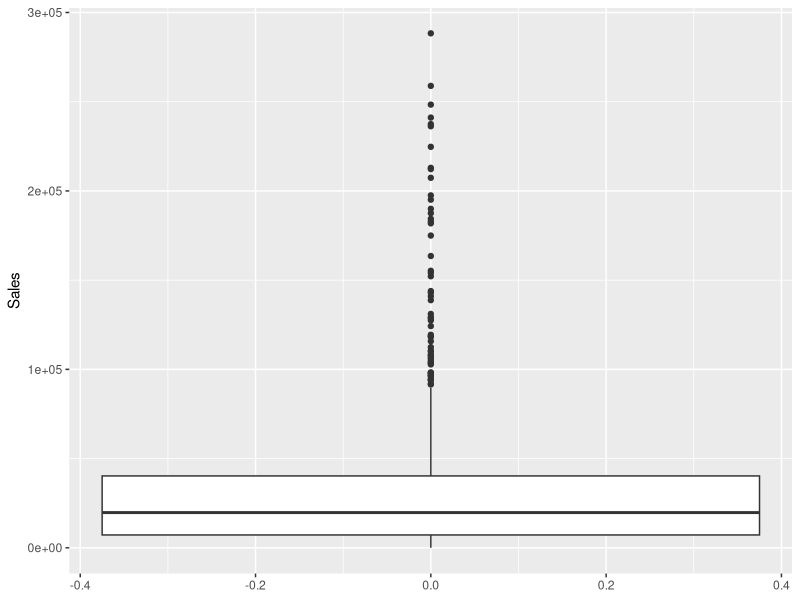

Source code (R):
## ---- chunk 1
library(tidyverse)
library(lubridate)
## ---- chunk 2
retailDF <- as_tibble(read.csv('ForecastingCaseStudy.csv'))
head(retailDF)

# Look for missing data
colSums(is.na(retailDF))
# Look for outliers
ggplot(retailDF, aes(y = Sales)) +
  geom_boxplot()

# Rename columns
colnames(retailDF)[4] <- 'Price.Discount(%)'
colnames(retailDF)[10:12] <- c('Valentines Day', 'Easter', 'Christmas')
# Recode date times to week year
retailDF$date <- as.Date(retailDF$date, '%m/%d/%Y')
retailDF <- mutate(retailDF, Week = isoweek(ymd(retailDF$date)), Year = isoyear(ymd(retailDF$date)))
# Remove % from Price Discount (%)
retailDF$`Price.Discount(%)` <- str_remove(retailDF$`Price.Discount(%)`, '%')
# Remove date column
retailDF <- select(retailDF, -date)
retailDF
